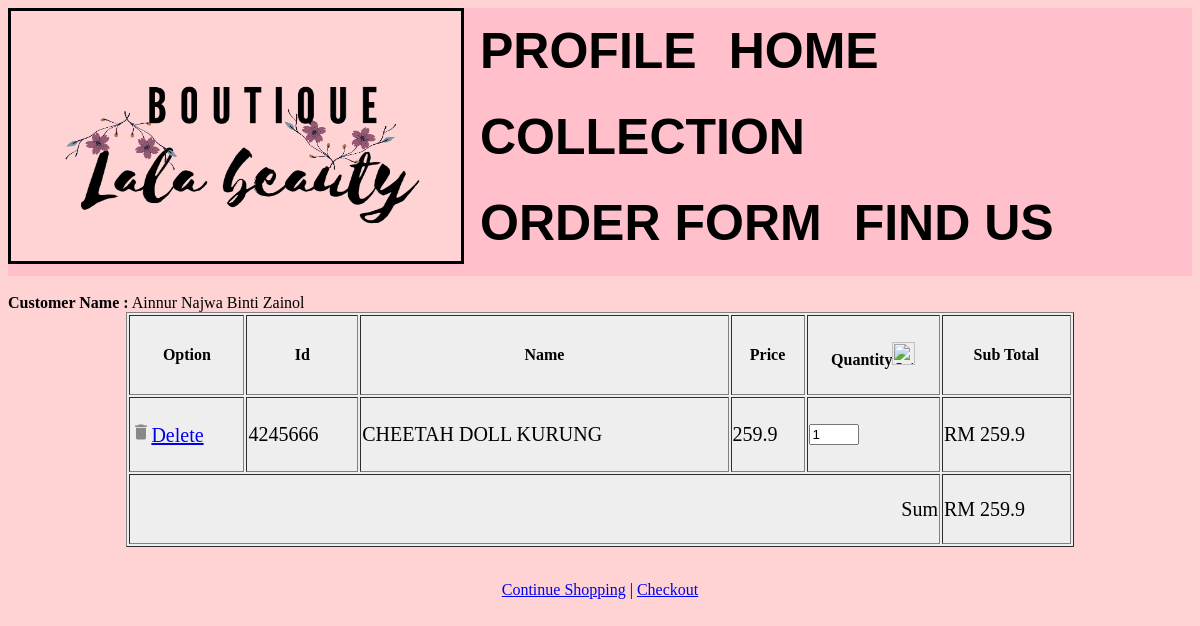
The page /project/customer/cart.php?idproduct=4245666 (signed in) on the database its author committed.
### tables this page shows
CREATE TABLE `customer` (
  `idcust` int(11) NOT NULL,
  `username` varchar(50) NOT NULL,
  `address` varchar(255) NOT NULL,
  `phoneno` int(11) NOT NULL,
  `email` varchar(35) NOT NULL,
  `custpassword` int(11) NOT NULL
);

CREATE TABLE `product` (
  `idproduct` int(11) NOT NULL,
  `productname` varchar(45) NOT NULL,
  `image` text NOT NULL,
  `price` float NOT NULL,
  `quantity` int(11) NOT NULL
);

### project/customer/cart.php (the view, shortened to what this page needs)
<?php
require "head.php";
if(isset ($_GET ['idproduct']) && !isset($_POST['update'])){
    $result = mysqli_query($conn, 'select * from product where idproduct=' . $_GET ['idproduct']);
}
?>
<html>
<head>
	<link rel="stylesheet" href="../nav.css">
</head>
<body>
<center>
<form method="post">
<table cellpading="2" cellspacing="2" border="1">
    <tr>
        <th>Option</th>
        <th>Id</th>
        <th>Name</th>
        <th>Price</th>
        <th>Quantity<input type="image" src="save.png" width="23px">
        </th>
        <th>Sub Total</th>
    </tr>
    <?php
    if (isset ($_SESSION ['cart'])) {
        $cart = unserialize(serialize($_SESSION['cart']));
        $s = 0;
        $index = 0;
        for ($i=0; $i<count($cart); $i++) {
            $s += $cart [$i]->price * $cart [$i]->quantity;
    ?>
    <tr>
        <td><a href="cart.php?index=<?php echo $index; ?>"
            onclick="return confirm('Are you sure?')"><img src="icon-delete.png" alt="Remove Item" />Delete</a></td>
        <td><?php echo $cart[$i]->idproduct; ?></td>
        <td><?php echo $cart[$i]->productname; ?></td>
        <td><?php echo $cart[$i]->price; ?></td>
        <td><input type="number" value="<?php echo $cart[$i]->quantity; ?>"
            style="width:50px;" name="quantity[]"></td>
        <td>RM <?php echo $cart[$i]->price * $cart[$i]->quantity; ?></td>
    </tr>
    <?php
    }
    ?>
    <tr>
        <td colspan="5" align="right">Sum</td>
        <td align="left">RM <?php echo $s; ?></td>
    </tr>
    <?php
    }
    ?>
</table>
</form>
<br>
<a href="order.php">Continue Shopping</a> | <a href="checkout.php">Checkout</a></center>
</body>
</html>

### project/customer/head.php
<?php
require '../conn.php';
$idcust = $_SESSION['idcust'];
$sql = "SELECT * FROM customer WHERE idcust = $idcust";
$row = $conn->query($sql)->fetch_object();
?>
	<ul>
    	<li><img src ="logo.jpeg" width="58%" height="35%"></li>
        <li><a href="profile.php"><b>PROFILE</b></a><li>
		<li><a href="utama.php"><b>HOME</b></a><li>
  		<li><a href="product.php"><b>COLLECTION</b></a></li>
  		<li><a href="order.php"><b>ORDER FORM</b></a></li>
  		<li><a href="findus.php"><b>FIND US</b></a></li>
	</ul><br>
    <font><b>Customer Name :</b></font>
    <font><?php echo $row->username;?></font><br>

### project/nav.css (style rules this page uses)
body { background-image: url('bg.jpeg'); background-repeat: no-repeat; background-attachment: fixed; background-size: cover; }
ul { list-style-type:none; margin:0; padding:0; overflow:hidden; background-color:pink; }
li { font-size: 50px; float: left; }
ul li img { border-radius:0%; width:450px; height:250px; border-Width:3px; border-style:solid; }
li a { display:block; color:black; text-align:center; padding:14px 16px; text-decoration: none; font-family:Arial; font-weight:normal; }
img { border-radius:50%; }
table { background-color: #eeeeee; width: 80%; height: 30%; }
td { font-family="Times New Roman"; font-size: 20px; }

### rows shown on the page
customer: username "Ainnur Najwa Binti Zainol"
product: idproduct "4245666", productname "CHEETAH DOLL KURUNG", price "259.9", value "1", $cart[$i]->price*$cart[$i]->quantity "259.9"

### other values the page prints
$s "259.9"
